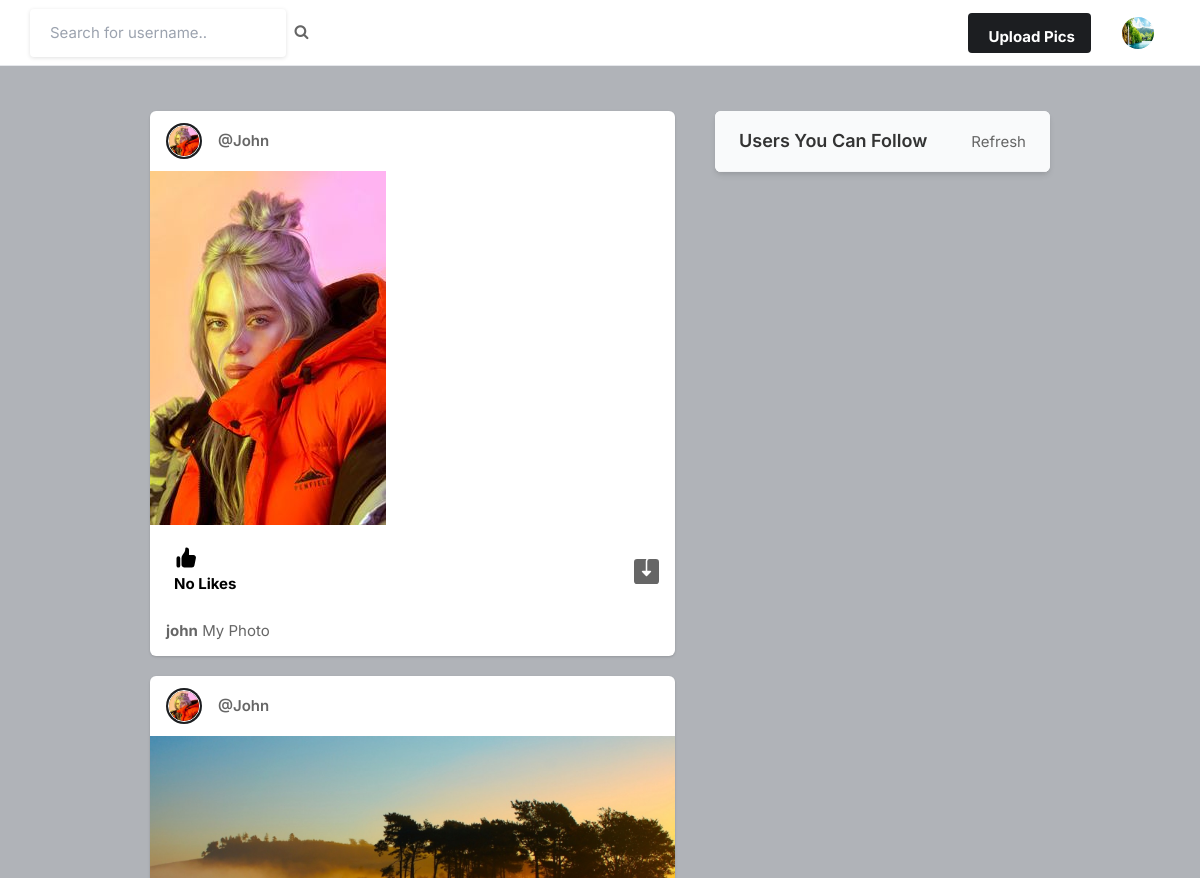
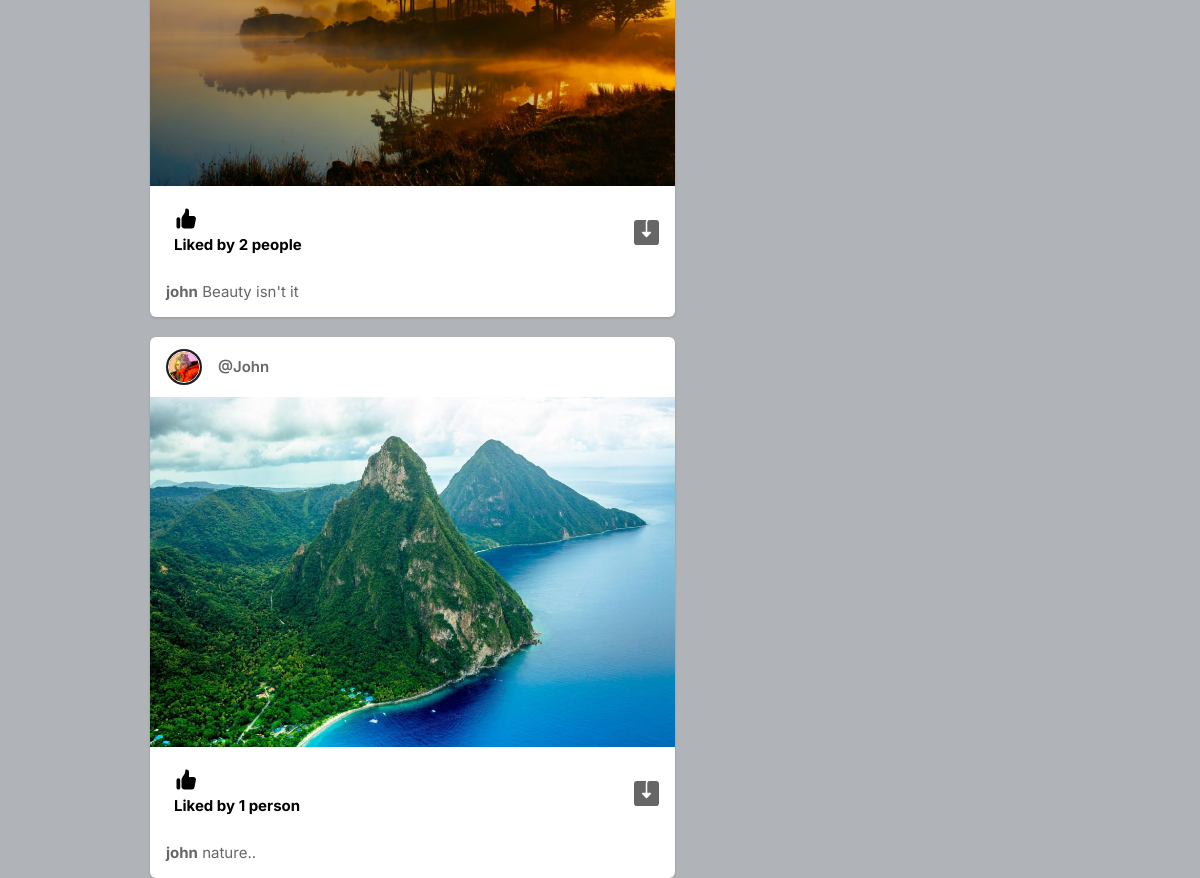
The page / (signed in) on the database its author committed (2 pictures, top to bottom).
### core/models.py (models this page shows, shortened)
class Profile(models.Model):
    user = models.ForeignKey(User, on_delete=models.CASCADE)
    id_user = models.IntegerField()
    bio = models.TextField(blank=True)
    profileimg = models.ImageField(
        upload_to="profile_images", default="blank-profile-picture.png"
    )
    location = models.CharField(max_length=100, blank=True)

class Post(models.Model):
    id = models.UUIDField(primary_key=True,default=uuid.uuid4)
    user=models.CharField(max_length=100)
    image = models.ImageField(upload_to='post_images')
    caption = models.TextField()
    created_at = models.DateTimeField(default=datetime.now)
    no_of_likes = models.IntegerField(default=0)

### core/views.py (the view)
# urls.py: path('', views.index, name='index'),
@login_required(login_url='signin')
def index(request):
    user_object=User.objects.get(username=request.user.username)
    user_profile=Profile.objects.get(user=user_object)
    user_following_list = []
    feed = []
    user_following = FollowersCount.objects.filter(follower=request.user.username)
    for users in user_following:
        user_following_list.append(users.user)
    for usernames in user_following_list:
        feed_lists = Post.objects.filter(user=usernames)
        feed.append(feed_lists)
    feed_list = list(chain(*feed))
    all_users = User.objects.all()
    user_following_all = []
    for user in user_following:
        user_list = User.objects.get(username=user.user)
        user_following_all.append(user_list)
    new_suggestions_list= [x for x in list(all_users) if( x not in list(user_following_all))]
    current_user=User.objects.filter(username=request.user.username)
    final_suggestions_list = [x for x in list(new_suggestions_list) if (x not in list(current_user))]
    random.shuffle(final_suggestions_list)
    username_profile = []
    username_profile_list = []
    for users in final_suggestions_list:
        username_profile.append(users.id)
    for ids in username_profile:
        profile_lists = Profile.objects.filter(id_user=ids)
        username_profile_list.append(profile_lists)
    suggestions_username_profile_list = list(chain(*username_profile_list))
    return render(request, 'index.html',{'user_profile':user_profile,'posts':feed_list,'suggestions_username_profile_list':suggestions_username_profile_list[:4]})

### templates/index.html (shortened to what this page needs)
{% load static %}
<!DOCTYPE html>
<html lang="en">
<head>
    <link rel="stylesheet" href="{% static 'assets/css/icons.css' %}">
    <link rel="stylesheet" href="{% static 'assets/css/uikit.css' %}">
    <link rel="stylesheet" href="{% static 'assets/css/style.css' %}">
    <link rel="stylesheet" href="{% static 'assets/css/tailwind.css' %}">
    <link rel="stylesheet" href="https://cdnjs.cloudflare.com/ajax/libs/font-awesome/4.7.0/css/font-awesome.min.css">
</head>
<body>
    <header>
        <div class="header_inner">
            <form action="/search/" method="POST">
                <div class="left-side">
                    <input type="text" name="username" placeholder="Search for username..">&nbsp;&nbsp;
                    <button type="submit"><i class="fa fa-search fa-1x"></i></button>
                </div>
            </form>
            <div class="right-side lg:pr-4">
                <a href="#"
                    class="bg-pink-500 flex font-bold hidden hover:bg-pink-600 hover:text-white inline-block items-center lg:block max-h-10 mr-4 px-4 py-2 rounded shado text-white">
                              Upload Pics
                </a>
                <a href="#">
                    <img src="{{user_profile.profileimg.url}}" class="header-avatar" alt="">
                </a>
            </div>
        </div>
    </header>
    <div class="container m-auto">
        <div class="lg:flex justify-center lg:space-x-10 lg:space-y-0 space-y-5">
            <div class="space-y-5 flex-shrink-0 lg:w-7/12">
                {% for post in posts reversed %}
                <div class="bg-white shadow rounded-md  -mx-2 lg:mx-0">
                    <div class="flex justify-between items-center px-4 py-3">
                        <div class="flex flex-1 items-center space-x-4">
                            <a href="#">
                                <div class="bg-gradient-to-tr from-yellow-600 to-pink-600 p-0.5 rounded-full">
                                    <img src="{% static 'assets/images/avatars/avatar-2.jpg' %}"
                                        class="bg-gray-200 border border-white rounded-full w-8 h-8">
                                </div>
                            </a>
                            <span class="block capitalize font-semibold "> <a
                                    href="/profile/{{post.user}}">@{{post.user}}</a> </span>
                        </div>
                        <div>
                            <a href="#"> <i
                                    class="icon-feather-more-horizontal text-2xl hover:bg-gray-200 rounded-full p-2 transition -mr-1 "></i>
                            </a>
                        </div>
                    </div>
                    <div uk-lightbox>
                        <a href="{{post.image.url}}">
                            <img src="{{post.image.url}}" alt="">
                        </a>
                    </div>
                    <div class="py-3 px-4 space-y-3">
                        <div class="flex space-x-4 lg:font-bold">
                            <a href="/like-post?post_id={{post.id}}" class="flex items-center space-x-2">
                                <div class="p-2 rounded-full text-black">
                                    {% if post.no_of_likes == 0 %}
                                    <p>No Likes</p>
                                    {% elif post.no_of_likes == 1 %}
                                    <p>Liked by {{post.no_of_likes}} person</p>
                                    {% else %}
                                    <p>Liked by {{post.no_of_likes}} people</p>
                                    {% endif %}
                                </div>
                            </a>
                            <a href="{{post.image.url}}" class="flex items-center space-x-2 flex-1 justify-end"
                                download>
                            </a>
                        </div>
                        <p>
                            <a href="/profile/{{post.user}}"><strong>{{post.user}}</strong></a> {{post.caption}}
                        </p>
                    </div>
                </div>
                {% endfor %}
            </div>
            <div class="lg:w-5/12">
                <div class="bg-white  shadow-md rounded-md overflow-hidden">
                    <div class="bg-gray-50  border-b border-gray-100 flex items-baseline justify-between py-4 px-6 ">
                        <h2 class="font-semibold text-lg">Users You Can Follow</h2>
                        <a href="#"> Refresh</a>
                    </div>
                    </div>
                </div>
            </div>
        </div>
</body>
</html>

### static/assets/css/style.css (style rules this page uses)
body { background-color: #B0B3B8!important; }
button { vertical-align: middle; }
input { height: 48px; line-height: 48px; padding: 0 20px; outline: none; font-size: 15px; color: #808080; max-width: 100%; width: 100%; -webkit-box-sizing: border-box; box-sizing: border-box; display: block; font-weight: 400; opacity: 1; border-radius: 4px; border: none; -webkit-box-shadow: 0 1px 4px 0px rgba(0, 0, 0, 0.12); box-shadow: 0 1px 4px 0px rgba(0, 0, 0, 0.12); }
input[type="text"], input[type="password"], input[type="email"], input[type="number"] { height: 48px; line-height: 48px; padding: 0 20px; outline: none; font-size: 15px; color: #808080; max-width: 100%; width: 100%; -webkit-box-sizing: border-box; box-sizing: border-box; display: block; font-weight: 400; opacity: 1; border-radius: 4px; border: none; -webkit-box-shadow: 0 1px 4px 0px rgba(0, 0, 0, 0.12); box-shadow: 0 1px 4px 0px rgba(0, 0, 0, 0.12); }
input { -webkit-transition: all 0.1s ease-in-out; transition: all 0.1s ease-in-out; }
::placeholder { color: #808080; opacity: 1; }
button { border: none; margin: 0; padding: 0; width: auto; overflow: visible; background: transparent; color: inherit; font: inherit; line-height: normal; cursor: pointer; }
a { color: #be185d; -webkit-transition: 0.3s; transition: 0.3s; outline: none !important; }
button { outline: none !important; }
img { max-width: 100%; }
body { color: #666; font-size: 15px; line-height: 27px; background-color: #f0f2f5; font-family: "Inter", sans-serif; text-transform: none; }
body p { font-size: 15px; line-height: 27px; }
h1, h2, h3, h4, h5, h6 { font-family: "Inter", sans-serif; text-transform: none; }
input[type="text"], input[type="password"], input[type="email"] { font-family: "Inter", sans-serif; text-transform: none; }
button, body .pac-container { font-family: "Inter", sans-serif; text-transform: none; }
h1, h2, h3, h4, h5, h6 { color: #333; font-weight: 500; margin: 0; padding: 0; }
h2 { font-size: 26px; }
b, strong { font-weight: 700 !important; }
@media (min-width: 1024px) { .container { max-width: 900px !important; padding-top: 45px; } }
header { background-color: #fff; left: 0; right: 0; top: 0; z-index: 99; height: 66px; display: -webkit-box; display: -ms-flexbox; display: flex; -webkit-box-align: center; -ms-flex-align: center; align-items: center; border-bottom: 1px solid #e5e7eb; }
header .header_inner { display: -webkit-box; display: -ms-flexbox; display: flex; -webkit-box-align: center; -ms-flex-align: center; align-items: center; max-width: 1090px; margin: auto; width: 100%; max-width: 100% !important; padding: 0 30px; }
header .header_inner .left-side { display: -webkit-box; display: -ms-flexbox; display: flex; -webkit-box-align: center; -ms-flex-align: center; align-items: center; }
header .header_inner .right-side { display: -webkit-box; display: -ms-flexbox; display: flex; -webkit-box-align: center; -ms-flex-align: center; align-items: center; -webkit-box-pack: end; -ms-flex-pack: end; justify-content: flex-end; margin-left: auto; }
header .header_inner .right-side .header-avatar { width: 32px; height: 32px; border-radius: 100%; margin-left: 15px; }

### rows shown on the page
Profile: profileimg (picture)
Post: user "John", image (picture), no_of_likes "No Likes", user "john", caption "My Photo"
Post: user "John", image (picture), no_of_likes "2", user "john", caption "Beauty isn't it"
Post: user "John", image (picture), no_of_likes "1", user "john", caption "nature.."
